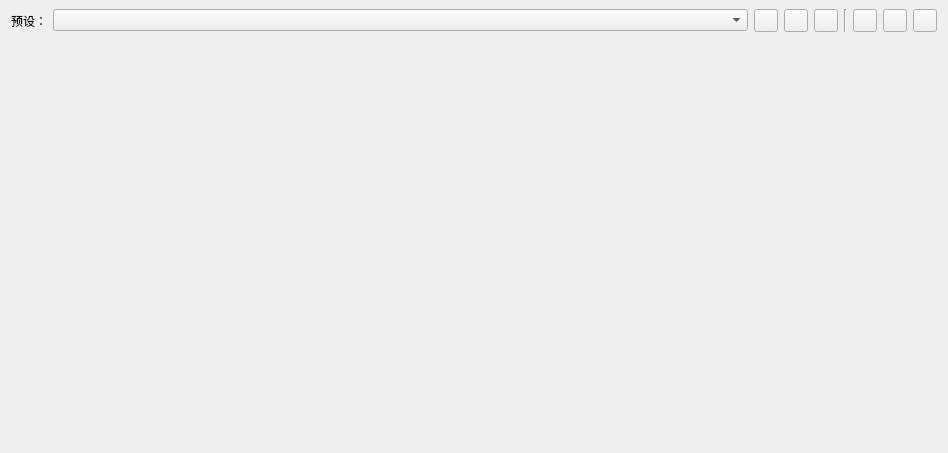
<?xml version="1.0" encoding="UTF-8"?>
<ui version="4.0">
 <class>PresetWidget</class>
 <widget class="QWidget" name="PresetWidget">
  <property name="geometry">
   <rect>
    <x>0</x>
    <y>0</y>
    <width>948</width>
    <height>453</height>
   </rect>
  </property>
  <property name="windowTitle">
   <string>Form</string>
  </property>
  <layout class="QVBoxLayout" name="mainLayout">
   <property name="leftMargin">
    <number>0</number>
   </property>
   <property name="topMargin">
    <number>0</number>
   </property>
   <property name="rightMargin">
    <number>0</number>
   </property>
   <property name="bottomMargin">
    <number>0</number>
   </property>
   <item>
    <widget class="QWidget" name="controlBar" native="true">
     <layout class="QHBoxLayout" name="horizontalLayout_3">
      <property name="leftMargin">
       <number>11</number>
      </property>
      <property name="rightMargin">
       <number>11</number>
      </property>
      <item>
       <widget class="QLabel" name="label">
        <property name="text">
         <string>预设：</string>
        </property>
       </widget>
      </item>
      <item>
       <widget class="QComboBox" name="presetComboBox">
        <property name="sizePolicy">
         <sizepolicy hsizetype="Expanding" vsizetype="Fixed">
          <horstretch>0</horstretch>
          <verstretch>0</verstretch>
         </sizepolicy>
        </property>
       </widget>
      </item>
      <item>
       <widget class="QToolButton" name="renameButton">
        <property name="toolTip">
         <string>&lt;html&gt;&lt;head/&gt;&lt;body&gt;&lt;p&gt;&lt;span style=&quot; font-weight:600;&quot;&gt;重命名&lt;/span&gt;该预设&lt;/p&gt;&lt;/body&gt;&lt;/html&gt;</string>
        </property>
        <property name="icon">
         <iconset resource="../../resources/icon/icon.qrc">
          <normaloff>:/icon/rename</normaloff>:/icon/rename</iconset>
        </property>
       </widget>
      </item>
      <item>
       <widget class="QToolButton" name="copyButton">
        <property name="toolTip">
         <string>&lt;html&gt;&lt;head/&gt;&lt;body&gt;&lt;p&gt;创建该预设的&lt;span style=&quot; font-weight:600;&quot;&gt;副本&lt;/span&gt;&lt;/p&gt;&lt;/body&gt;&lt;/html&gt;</string>
        </property>
        <property name="icon">
         <iconset resource="../../resources/icon/icon.qrc">
          <normaloff>:/icon/content_copy</normaloff>:/icon/content_copy</iconset>
        </property>
       </widget>
      </item>
      <item>
       <widget class="QToolButton" name="removeButton">
        <property name="toolTip">
         <string>&lt;html&gt;&lt;head/&gt;&lt;body&gt;&lt;p&gt;&lt;span style=&quot; font-weight:600;&quot;&gt;删除&lt;/span&gt;该预设&lt;/p&gt;&lt;/body&gt;&lt;/html&gt;</string>
        </property>
        <property name="text">
         <string/>
        </property>
        <property name="icon">
         <iconset resource="../../resources/icon/icon.qrc">
          <normaloff>:/icon/delete</normaloff>:/icon/delete</iconset>
        </property>
       </widget>
      </item>
      <item>
       <widget class="Line" name="line">
        <property name="orientation">
         <enum>Qt::Vertical</enum>
        </property>
       </widget>
      </item>
      <item>
       <widget class="QToolButton" name="saveButton">
        <property name="toolTip">
         <string>&lt;html&gt;&lt;head/&gt;&lt;body&gt;&lt;p&gt;&lt;span style=&quot; font-weight:600;&quot;&gt;保存&lt;/span&gt;对此预设做出的改动&lt;/p&gt;&lt;/body&gt;&lt;/html&gt;</string>
        </property>
        <property name="text">
         <string/>
        </property>
        <property name="icon">
         <iconset resource="../../resources/icon/icon.qrc">
          <normaloff>:/icon/save</normaloff>:/icon/save</iconset>
        </property>
       </widget>
      </item>
      <item>
       <widget class="QToolButton" name="resetButton">
        <property name="toolTip">
         <string>&lt;html&gt;&lt;head/&gt;&lt;body&gt;&lt;p&gt;&lt;span style=&quot; font-weight:600;&quot;&gt;重置&lt;/span&gt;当前预设到之前保存的版本&lt;/p&gt;&lt;/body&gt;&lt;/html&gt;</string>
        </property>
        <property name="icon">
         <iconset resource="../../resources/icon/icon.qrc">
          <normaloff>:/icon/undo</normaloff>:/icon/undo</iconset>
        </property>
       </widget>
      </item>
      <item>
       <widget class="QToolButton" name="extendEditButton">
        <property name="toolTip">
         <string>&lt;html&gt;&lt;head/&gt;&lt;body&gt;&lt;p&gt;使用&lt;span style=&quot; font-weight:600;&quot;&gt;扩展编辑器&lt;/span&gt;对预设内容做编辑&lt;/p&gt;&lt;/body&gt;&lt;/html&gt;</string>
        </property>
        <property name="text">
         <string/>
        </property>
        <property name="icon">
         <iconset resource="../../resources/icon/icon.qrc">
          <normaloff>:/icon/edit</normaloff>:/icon/edit</iconset>
        </property>
       </widget>
      </item>
     </layout>
    </widget>
   </item>
   <item>
    <widget class="QWidget" name="contentView" native="true">
     <property name="sizePolicy">
      <sizepolicy hsizetype="Preferred" vsizetype="Expanding">
       <horstretch>0</horstretch>
       <verstretch>0</verstretch>
      </sizepolicy>
     </property>
    </widget>
   </item>
  </layout>
 </widget>
 <resources>
  <include location="../../resources/icon/icon.qrc"/>
 </resources>
 <connections/>
</ui>
